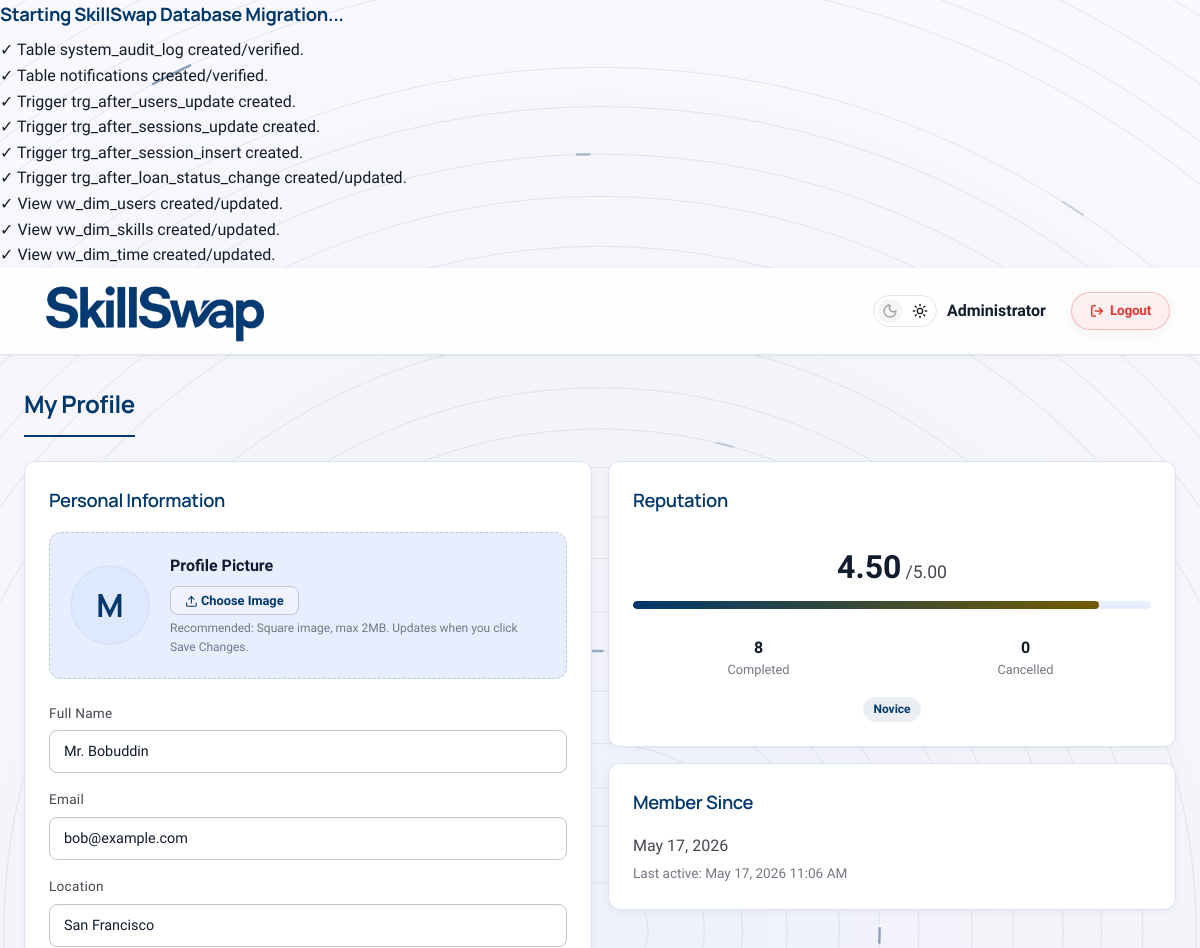
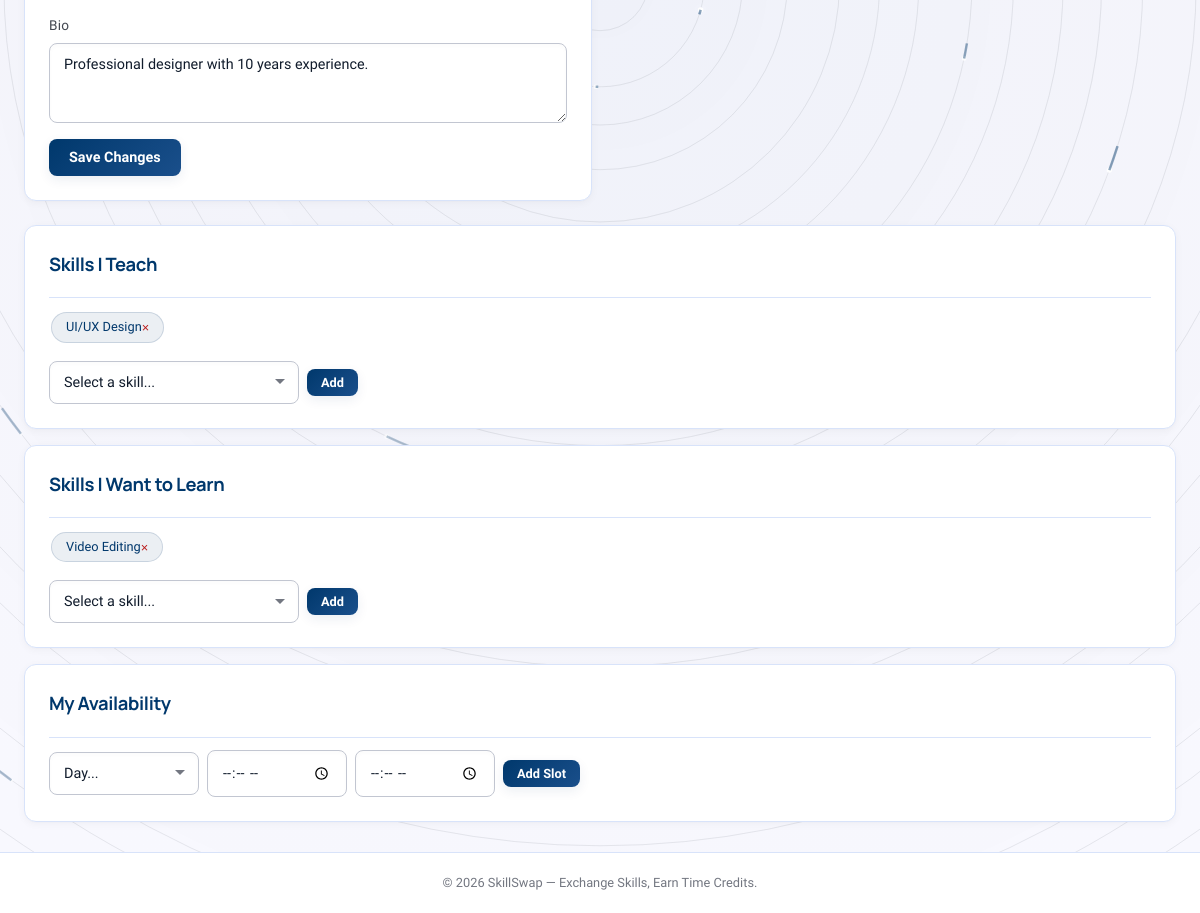
The page /pages/profile.php (signed in) on the database its author committed (2 pictures, top to bottom).
### tables this page shows
CREATE TABLE IF NOT EXISTS users (
    user_id INT AUTO_INCREMENT PRIMARY KEY,
    name VARCHAR(100) NOT NULL,
    email VARCHAR(100) UNIQUE NOT NULL,
    password_hash VARCHAR(255) NOT NULL,
    location VARCHAR(100) NOT NULL,
    bio TEXT,
    profile_photo MEDIUMBLOB,
    profile_photo_mime VARCHAR(50),
    reliability_score DECIMAL(5, 2) DEFAULT 5.00,
    status ENUM('active', 'suspended') DEFAULT 'active',
    created_at TIMESTAMP DEFAULT CURRENT_TIMESTAMP,
    last_active_at TIMESTAMP DEFAULT CURRENT_TIMESTAMP ON UPDATE CURRENT_TIMESTAMP,
    availability_schedule TEXT
);

CREATE TABLE IF NOT EXISTS reputation (
    user_id INT PRIMARY KEY,
    current_score DECIMAL(5, 2) DEFAULT 5.00,
    completed_sessions INT DEFAULT 0,
    cancelled_sessions INT DEFAULT 0,
    no_show_decay DECIMAL(5, 2) DEFAULT 0.00,
    last_decay_date DATE,
    mentor_level VARCHAR(50) DEFAULT 'Novice',
    FOREIGN KEY (user_id) REFERENCES users(user_id) ON DELETE CASCADE
);

CREATE TABLE IF NOT EXISTS skills (
    skill_id INT AUTO_INCREMENT PRIMARY KEY,
    skill_name VARCHAR(100) NOT NULL,
    catagory VARCHAR(50),
    description TEXT,
    difficulty_level ENUM('Beginner', 'Intermediate', 'Advanced')
);

### pages/profile.php (the view, shortened to what this page needs)
<?php
require_once __DIR__ . '/../config/db.php';
$user_id = $_SESSION['user_id'];
$res = $conn->query("SELECT user_id, name, email, location, bio, created_at, last_active_at, IF(profile_photo IS NOT NULL AND LENGTH(profile_photo) > 0, 1, 0) AS profile_photo FROM users WHERE user_id = $user_id");
$user = $res->fetch_assoc();
$rep = $conn->query("SELECT * FROM reputation WHERE user_id = $user_id")->fetch_assoc();
$offered = $conn->query("SELECT s.skill_id, s.skill_name FROM user_skills_offered uso JOIN skills s ON uso.skill_id = s.skill_id WHERE uso.user_id = $user_id");
$requested = $conn->query("SELECT s.skill_id, s.skill_name FROM user_skills_requested usr JOIN skills s ON usr.skill_id = s.skill_id WHERE usr.user_id = $user_id");
$all_skills = $conn->query("SELECT skill_id, skill_name FROM skills ORDER BY skill_name");
include __DIR__ . '/../includes/header.php';
?>
<div class="page-wrapper">
    <div class="container">
        <h1 class="page-title">My Profile</h1>
        <div class="grid-2">
            <div class="card">
                <h3 class="section-title">Personal Information</h3>
                <form method="POST" enctype="multipart/form-data">
                    <div class="profile-photo-upload-container">
                        <div>
                            <?php if (!empty($user['profile_photo'])): ?>
                                <img src="../api/user_photo.php?user_id=<?php echo $user_id; ?>&v=<?php echo time(); ?>"
                                    class="avatar-img avatar-lg" alt="Profile Photo">
                            <?php else: ?>
                                <div class="avatar avatar-lg" style="margin: 0;">
                                    <?php echo strtoupper(substr($user['name'], 0, 1)); ?></div>
                            <?php endif; ?>
                        </div>
                        <div style="flex:1;">
                            <label style="display:block; font-weight:600; margin-bottom:8px;">Profile Picture</label>
                            <div class="upload-btn-wrapper">
                                <button type="button" class="btn btn-sm btn-secondary"><i data-lucide="upload"
                                        class="lucide-sm"></i> Choose Image</button>
                            </div>
                            <p style="font-size:0.75rem; color:var(--text-muted); margin-top:4px;">Recommended: Square
                                image, max 2MB. Updates when you click Save Changes.</p>
                        </div>
                    </div>
                    <div class="form-group">
                        <label for="name">Full Name</label>
                        <input type="text" id="name" name="name" class="form-control"
                            value="<?php echo htmlspecialchars($user['name']); ?>" required>
                    </div>
                    <div class="form-group">
                        <label>Email</label>
                        <input type="email" class="form-control" value="<?php echo htmlspecialchars($user['email']); ?>"
                            disabled>
                    </div>
                    <div class="form-group">
                        <label for="location">Location</label>
                        <input type="text" id="location" name="location" class="form-control city-autocomplete"
                            value="<?php echo htmlspecialchars($user['location'] ?? ''); ?>">
                    </div>
                    <div class="form-group">
                        <label for="bio">Bio</label>
                        <textarea id="bio" name="bio"
                            class="form-control"><?php echo htmlspecialchars($user['bio'] ?? ''); ?></textarea>
                    </div>
                    <button type="submit" class="btn btn-primary" id="btn-save-profile">Save Changes</button>
                </form>
            </div>
            <div>
                <div class="card mb-2">
                    <h3 class="section-title">Reputation</h3>
                    <div style="text-align:center; padding: 10px 0;">
                        <span
                            style="font-size: 2rem; font-weight: 700; color: var(--orange-primary);"><?php echo $rep ? $rep['current_score'] : '5.00'; ?></span>
                        <span style="color: var(--text-secondary); font-size: 1.1rem;">/5.00</span>
                        <div style="margin-top: 8px;">
                            <div class="progress-bar">
                                <div class="fill"
                                    style="width: <?php echo ($rep ? ($rep['current_score'] / 5) * 100 : 100); ?>%">
                                </div>
                            </div>
                        </div>
                    </div>
                    <div class="grid-2 mt-2" style="text-align:center;">
                        <div>
                            <strong><?php echo $rep ? $rep['completed_sessions'] : 0; ?></strong>
                            <br><span style="color:var(--text-muted); font-size:0.8rem;">Completed</span>
                        </div>
                        <div>
                            <strong><?php echo $rep ? $rep['cancelled_sessions'] : 0; ?></strong>
                            <br><span style="color:var(--text-muted); font-size:0.8rem;">Cancelled</span>
                        </div>
                    </div>
                    <div class="text-center mt-2">
                        <span
                            class="badge badge-orange"><?php echo htmlspecialchars($rep ? $rep['mentor_level'] : 'Novice'); ?></span>
                    </div>
                </div>
                <div class="card">
                    <h3 class="section-title">Member Since</h3>
                    <p style="color: var(--text-secondary);">
                        <?php echo date('F j, Y', strtotime($user['created_at'])); ?>
                    </p>
                    <p style="color: var(--text-muted); font-size: 0.85rem; margin-top: 4px;">Last active:
                        <?php echo date('M j, Y g:i A', strtotime($user['last_active_at'])); ?>
                    </p>
                </div>
            </div>
        </div>
        <div class="card mt-3">
            <div class="card-header">
                <h3>Skills I Teach</h3>
            </div>
            <div class="mb-2">
                <?php while ($offered && $s = $offered->fetch_assoc()): ?>
                    <form method="POST" style="display:inline;">
                        <span class="skill-tag"><?php echo htmlspecialchars($s['skill_name']); ?>
                            <button type="submit"
                                style="background:none; border:none; color:var(--danger); cursor:pointer; font-size:0.8rem;">&times;</button>
                        </span>
                    </form>
                <?php endwhile; ?>
            </div>
            <form method="POST" class="flex gap-1 items-center">
                <select name="skill_id" class="form-control" style="max-width: 250px;" required>
                    <option value="">Select a skill...</option>
                    <?php
                    if ($all_skills) {
                        $all_skills->data_seek(0);
                        while ($s = $all_skills->fetch_assoc()): ?>
                            <option value="<?php echo $s['skill_id']; ?>"><?php echo htmlspecialchars($s['skill_name']); ?>
                            </option>
                        <?php endwhile;
                    } ?>
                </select>
                <button type="submit" class="btn btn-sm btn-primary">Add</button>
            </form>
        </div>
        <div class="card mt-2">
            <div class="card-header">
                <h3>Skills I Want to Learn</h3>
            </div>
            <div class="mb-2">
                <?php while ($requested && $s = $requested->fetch_assoc()): ?>
                    <form method="POST" style="display:inline;">
                        <span class="skill-tag"><?php echo htmlspecialchars($s['skill_name']); ?>
                            <button type="submit"
                                style="background:none; border:none; color:var(--danger); cursor:pointer; font-size:0.8rem;">&times;</button>
                        </span>
                    </form>
                <?php endwhile; ?>
            </div>
            <form method="POST" class="flex gap-1 items-center">
                <select name="skill_id" class="form-control" style="max-width: 250px;" required>
                    <option value="">Select a skill...</option>
                </select>
                <button type="submit" class="btn btn-sm btn-primary">Add</button>
            </form>
        </div>
        <div class="card mt-2">
            <div class="card-header">
                <h3>My Availability</h3>
            </div>
            <form method="POST" class="flex flex-wrap gap-1 items-center">
                <select name="day_of_week" class="form-control" style="max-width:150px;" required>
                    <option value="">Day...</option>
                </select>
                <input type="time" name="start_time" class="form-control" style="max-width:140px;" required>
                <input type="time" name="end_time" class="form-control" style="max-width:140px;" required>
                <button type="submit" class="btn btn-sm btn-primary">Add Slot</button>
            </form>
        </div>
    </div>
</div>
<?php include __DIR__ . '/../includes/footer.php'; ?>

### rows shown on the page
users: name "M", name "Mr. Bobuddin", email "bob@example.com", location "San Francisco", bio "Professional designer with 10 years experience.", created_at "May 17, 2026", last_active_at "May 17, 2026 11:06 AM"
reputation: current_score "4.50", completed_sessions "8", cancelled_sessions "0", mentor_level "Novice"
skills: skill_name "UI/UX Design"
skills: skill_name "Video Editing"

### other values the page prints
$user_name "Administrator"
